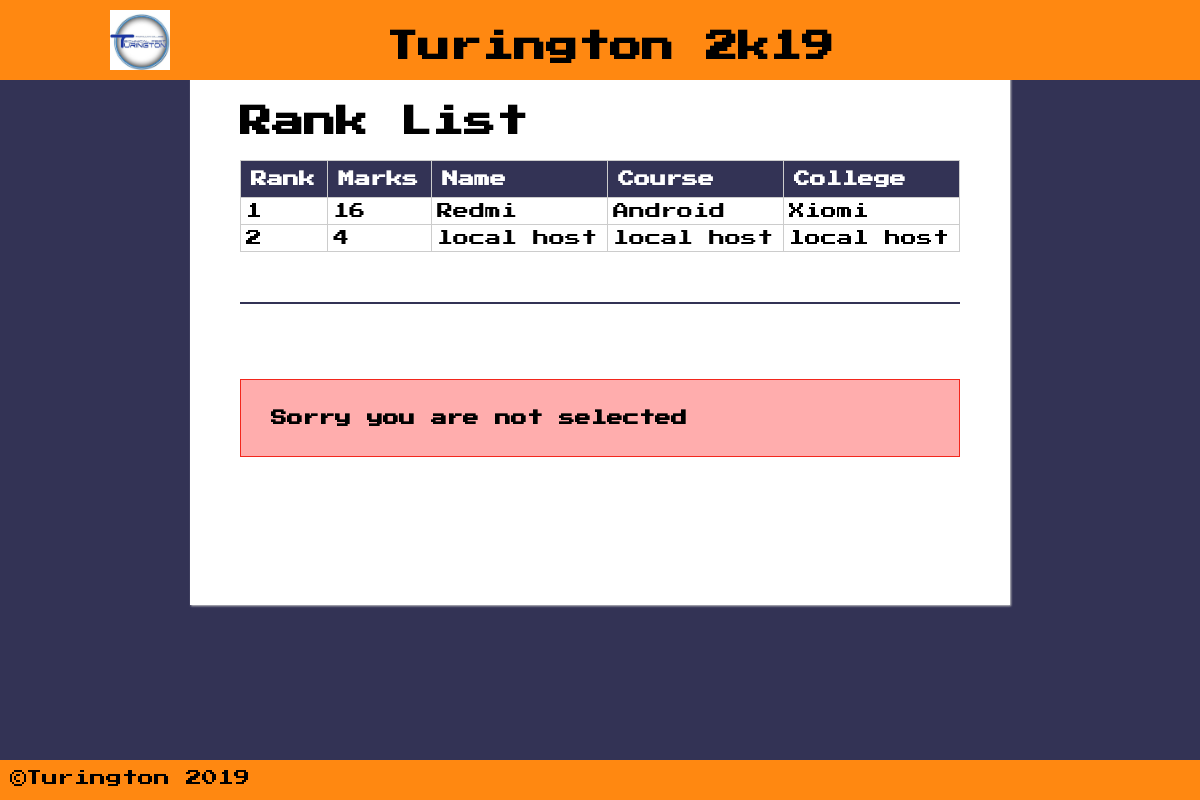
The page /omnicoder/result/index.php on the database as committed earlier.
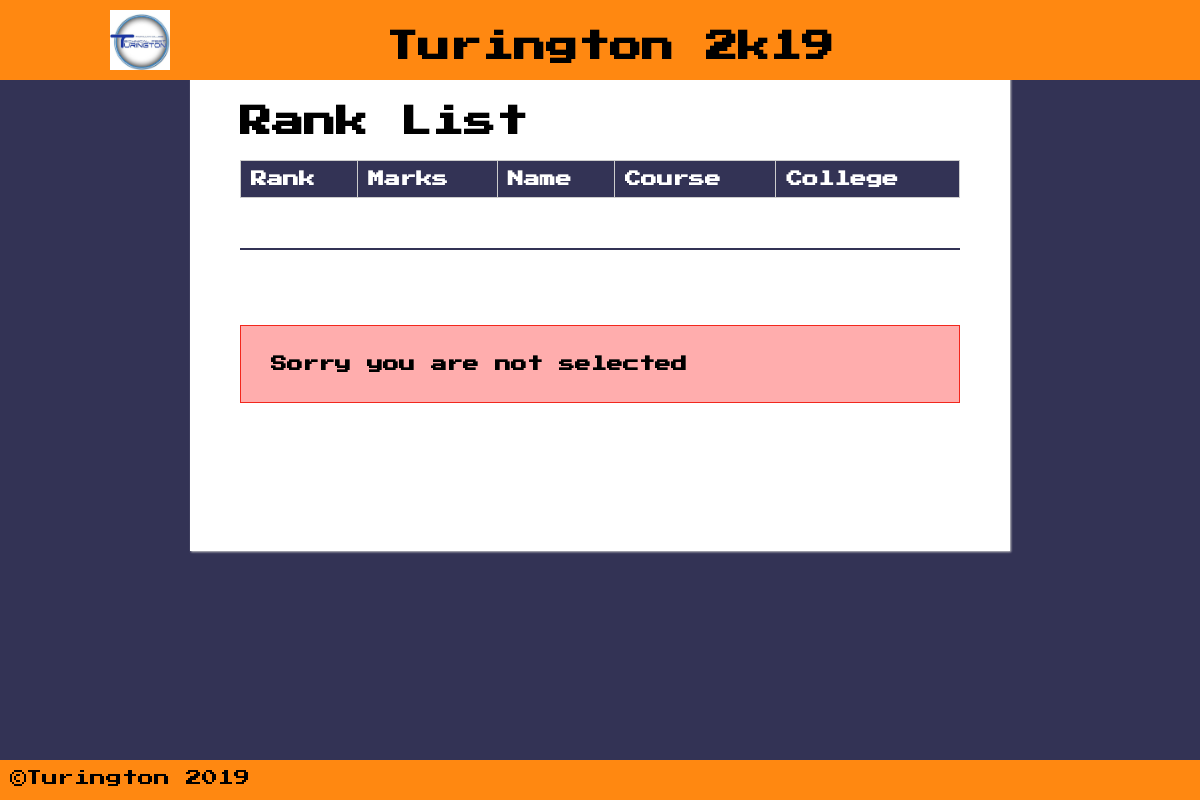
The same page on the database as committed later.
### tables this page shows
CREATE TABLE `r1detail` (
  `ip` varchar(16) NOT NULL,
  `marks` int(11) DEFAULT NULL,
  `username` varchar(10) DEFAULT NULL,
  `pwd` varchar(10) DEFAULT NULL,
  `submitTime` datetime DEFAULT NULL,
  `loginStatus` int(11) DEFAULT NULL,
  `selected` int(11) DEFAULT NULL
);

CREATE TABLE `student` (
  `ip` varchar(20) NOT NULL,
  `name` varchar(30) NOT NULL,
  `course` varchar(30) NOT NULL,
  `semester` varchar(20) NOT NULL,
  `college` varchar(40) NOT NULL,
  `email` varchar(30) NOT NULL,
  `mobile` varchar(15) NOT NULL,
  `language` varchar(300) DEFAULT NULL
);

### omnicoder/result/index.php (the view, shortened to what this page needs)
<?php
	function getMarks($ip)
	{
		$db = mysqli_connect('localhost', 'root', '', 'omnicoder');
		$sql = "SELECT marks  FROM r1detail where ip='$ip'";
		$result = mysqli_query($db, $sql);
		$row = $result ->fetch_assoc();
		return $row['marks'];
	}
	function getName($ip, $rank)
	{
		$db = mysqli_connect('localhost', 'root', '', 'omnicoder');
		$sql = "SELECT * FROM student where ip='$ip'";
		$result = mysqli_query($db, $sql);
		$marks = getMarks($ip);
		$str = "";
		while($row = $result ->fetch_assoc())
		{
			$str = "<tr>  <td>".($rank+1)."</td>  <td>".$marks."</td>  <td>".$row['name']."</td> <td>".$row['course']."</td> <td>".$row['college']."</td>  </tr>";
		}
		return $str;
	}
	function showRanking()
	{
		$db = mysqli_connect('localhost', 'root', '', 'omnicoder');
		$sql = "SELECT * FROM r1detail ORDER BY marks DESC , submitTime ASC";
		$result = mysqli_query($db, $sql);
		$rank = 0;
		echo "<H1> Rank List</H1>";
		$str = "<table>";
		$str = $str."<tr>  <th>Rank</th> <th>Marks</th>  <th>Name</th> <th>Course</th> <th>College</th>  </tr>";
		while($row = $result ->fetch_assoc()) {
			$str = $str.(getName($row['ip'], $rank));
			$rank+=1;
   		}
   		$str = $str."</table>";
   		echo $str;
	}
	function getRound2Credential()
	{
		$check =0;
		$str = "";
		if($check==0)
			$str = $str.'<p id="error_msg">Sorry you are not selected</p>';
		echo $str;
	}
?>
<!DOCTYPE html>
<html>
<head>
	<link rel="stylesheet" type="text/css" href="../../style.css">
</head>
<body>
	<header>
		<img src="../../favicon.png" style="height:100%">
		<h1>Turington 2k19</h1>
	</header>
	<div class="container">
		<?php
			showRanking();
		?>
		<hr id="spaced">
		<?php
			getRound2Credential	();
		?>
		<br><br>
	</div>
<footer>©Turington 2019</footer>
</body>
</html>

### style.css (style rules this page uses)
html,body { scroll-behavior:smooth; }
body { margin:0;padding:0;font-family:'FaisalsFont';background-color:#335;width:100% }
header,footer { position:fixed;padding:10px;width:100%;background-color:#f81;z-index:1 }
header { top:0;height:7.5% }
header img { float:left;margin-left:100px; }
header h1 { position:absolute;left:50%;transform:translateX(-50%); }
footer { bottom:0;height:2.5%; }
.container { position:absolute;padding:25px 50px;top:7.5%;left:50%;transform:translateX(-50%);width:60%;background-color:#fff;box-shadow:1px 1px 2px 0 #ccc;margin:0;padding-bottom:100px }
table { width:100%;border-collapse:collapse; }
table td,table th { border:1px solid #ccc;padding:5px }
table th, table th:hover { text-align:left;padding:10px;cursor:default;background-color:#335;color:#fff }
hr#spaced { margin:50px 0;border:1px solid #335; }
#error_msg { margin-top: 75px;padding: 30px; font-weight: bold; border: 1px solid rgb(242,39,29); background: rgb(255,173,173); }

Rows that differ between the two databases and show on the page:
removed r1detail: marks "16"
removed student: name "Redmi", course "Android", college "Xiomi"
removed r1detail: marks "4"
removed student: name "local host", course "local host", college "local host"
Other text that changed with them:
$rank+1: "1 2" → (not shown)
